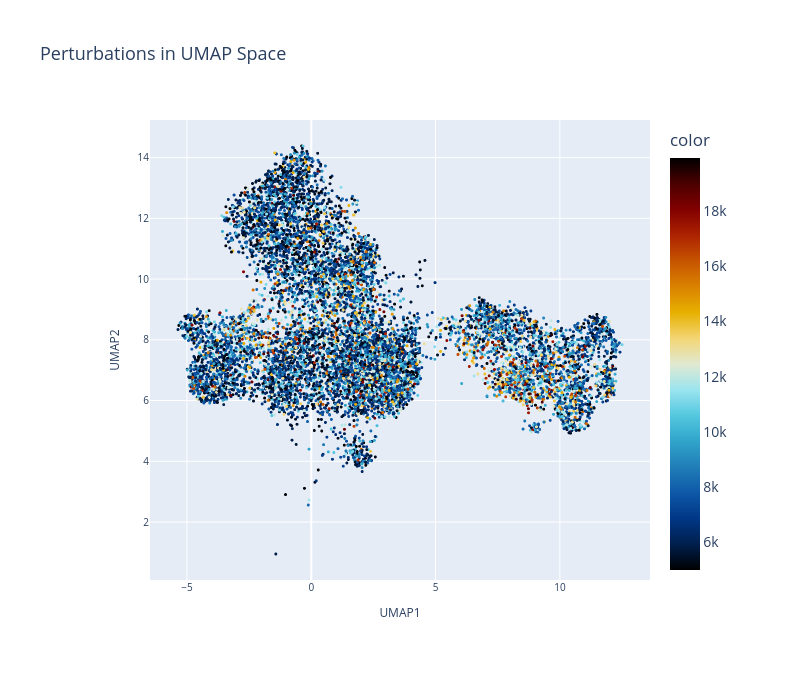

Notebook source saved alongside this figure:
### Code cell
fig = px.scatter(
    x=adata.obsm["X_umap"][:, 0],
    y=adata.obsm["X_umap"][:, 1],
    color=adata.obs["ncounts"],
    color_continuous_scale="icefire",
    title="Perturbations in UMAP Space",
    labels={"x": "UMAP1", "y": "UMAP2"},
    width=fig_width,
    height=700,
)
fig.update_traces(marker=dict(size=3))

# Apply custom font sizes from earlier variables
fig.update_layout(
    title_font=dict(size=title_fontsize),
    font=dict(size=legend_fontsize),  # base font (ticks/legend unless overridden)
    legend=dict(font=dict(size=legend_fontsize)),
    margin=dict(l=150, r=150, t=120, b=120)
)
# Axis title and tick font tuning (slightly smaller than legend for balance)
axis_title_size = max(legend_fontsize - 2, int(0.85 * legend_fontsize))
axis_tick_size = max(legend_fontsize - 4, int(0.7 * legend_fontsize))
fig.update_xaxes(title_font=dict(size=axis_title_size), tickfont=dict(size=axis_tick_size))
fig.update_yaxes(title_font=dict(size=axis_title_size), tickfont=dict(size=axis_tick_size))

fig.show()

# Save plot (keep higher resolution export)
# fig.write_html("figures/perturbation/perturbation_umap.html")
# fig.write_image("figures/perturbation/dose_umap.png", width=fig_width, scale=2)

### Figure 1 — Plotly figure (JSON) as saved in the notebook; plotly's stock layout.template omitted (floating-point values rounded to 4 significant figures; data arrays with more than 128 entries replaced by an {"elided": "..."} marker saying what was removed)
{"data": [{"hovertemplate": "UMAP1=%{x}<br>UMAP2=%{y}<br>color=%{marker.color}<extra></extra>", "legendgroup": "", "marker": {"color": {"elided": "9689 int values"}, "coloraxis": "coloraxis", "size": 3, "symbol": "circle"}, "mode": "markers", "name": "", "showlegend": false, "type": "scattergl", "x": {"elided": "9689 float values"}, "xaxis": "x", "y": {"elided": "9689 float values"}, "yaxis": "y"}], "layout": {"coloraxis": {"colorbar": {"title": {"text": "color"}}, "colorscale": [[0, "#000000"], [0.0625, "#001f4d"], [0.125, "#003786"], [0.1875, "#0e58a8"], [0.25, "#217eb8"], [0.3125, "#30a4ca"], [0.375, "#54c8df"], [0.4375, "#9be4ef"], [0.5, "#e1e9d1"], [0.5625, "#f3d573"], [0.625, "#e7b000"], [0.6875, "#da8200"], [0.75, "#c65400"], [0.8125, "#ac2301"], [0.875, "#820000"], [0.9375, "#4c0000"], [1, "#000000"]]}, "font": {"size": 14}, "height": 700, "legend": {"font": {"size": 14}, "tracegroupgap": 0}, "margin": {"b": 120, "l": 150, "r": 150, "t": 120}, "title": {"font": {"size": 18}, "text": "Perturbations in UMAP Space"}, "width": 800, "xaxis": {"anchor": "y", "domain": [0, 1], "tickfont": {"size": 10}, "title": {"font": {"size": 12}, "text": "UMAP1"}}, "yaxis": {"anchor": "x", "domain": [0, 1], "tickfont": {"size": 10}, "title": {"font": {"size": 12}, "text": "UMAP2"}}}}
